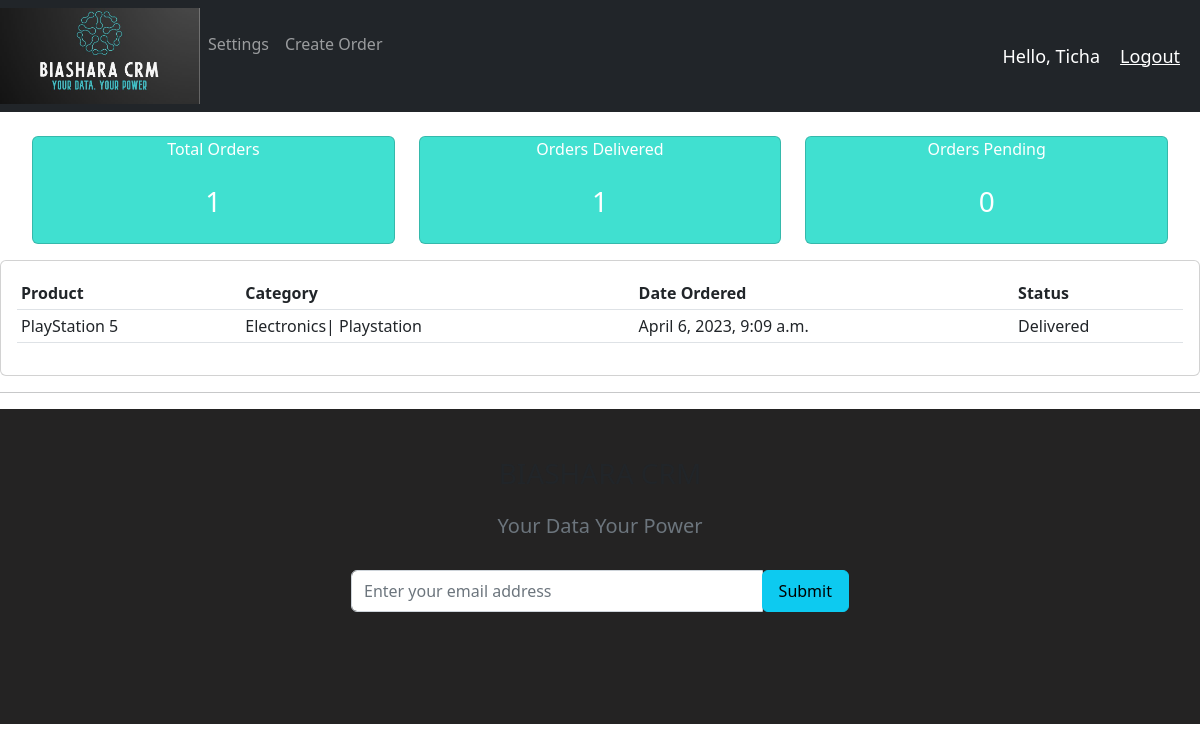
Screenshot of /user/ (signed in) with the database file from the repository.
### accounts/models.py (models this page shows)
class Order(models.Model):
    STATUS = (
        ('Pending', 'Pending'),
        ('Out for delivery', 'Out for delivery'),
        ('Delivered', 'Delivered')
    )
    customer = models.ForeignKey(Customer, null=True, on_delete= models.SET_DEFAULT, default=None)
    product = models.ForeignKey(Product, null=True, on_delete= models.SET_DEFAULT, default=None)
    date_created = models.DateTimeField(auto_now_add=True, null=True)
    status = models.CharField(max_length=200, null=True, choices=STATUS)
    def __str__(self):
        return self.product.name

class Product(models.Model):
    CATEGORY = (
        ('Indoor', 'Indoor'),
        ('Outdoor', 'OutDoor'),
         ('Electronics| Smartphone ', 'Electronics | Smartphone'),
         ('Electronics| Laptop', 'Electronics | Laptop'),
         ('Electronics| Tablet', 'Electronics | Tablet'),
         ('Electronics| TVs', 'Electronics | TVs'),
         ('Electronics| Playstation', 'Electronics |  Playstation'),
         ('Apparel | Mens clothing', 'Apparel | Mens clothing'),
         ('Apparel | Womens clothing', 'Apparel | Womens clothing'),
         ('Apparel | Children clothing', 'Apparel | Children clothing'),
         ('Apparel | Shoes', 'Apparel | Shoes'),
         ('Apparel | Accessories', 'Apparel | Accessories'),
    )
    name = models.CharField(max_length=200, null=True)
    price = models.FloatField(null=True)
    category = models.CharField(max_length=200, null=True, choices=CATEGORY)
    description = models.CharField(max_length=200, null=True, blank=True)
    date_created = models.DateTimeField(auto_now_add=True, null=True)
    tags = models.ManyToManyField(Tag)
    def __str__(self):
        return self.name or ''

### accounts/views.py (the view)
# urls.py: path('user/',views.userPage,name="user-page" ),
@login_required(login_url='login')
def userPage(request):
    orders = request.user.customer.order_set.all()
    total_orders = orders.count()
    delivered = orders.filter(status='Delivered').count()
    pending = orders.filter(status='Pending').count()
    print('ORDERS:', orders)
    context = {'orders':orders, 'total_orders':total_orders, 'delivered':delivered, 'pending':pending}
    return render(request, 'accounts/user.html', context)

### accounts/templates/accounts/user.html
{% extends 'accounts/main.html' %}
{% block content %}
{% include 'accounts/status.html' %}
<div class="row">
    <div class="col-md">
        <div class="card card-body">
            <table class="table table-sm">
                <tr>
                    <th>Product</th>
                    <th>Category</th>
                    <th>Date Ordered</th>
                    <th>Status</th>
                </tr>
                {% for orders in orders %}
                <tr>
                    <td> {{orders.product}} </td>
                    <td> {{orders.product.category}} </td>
                    <td> {{orders.date_created}} </td>
                    <td> {{orders.status}} </td>
                </tr>
                {% endfor %}
            </table>
        </div>
    </div>
</div>
{% endblock content %}

### accounts/templates/accounts/Navbar.html (shortened to what this page needs)
{% load static%}
<nav class="navbar navbar-expand-lg navbar-dark bg-dark">
<img src="{% static 'images/bcrm logo.jpg' %}" style="width: 200px;">
    <div class="collapse navbar-collapse" id="navbarNav">
        <ul class="navbar-nav">
            {% if request.user.is_staff %}
            <li class="nav-item active">
                <a class="nav-link" href="{% url 'home'%}">Dashboard</a>
            </li>
            <li class="nav-item">
                <a class="nav-link" href="{% url 'products'%}">Products</a>
            </li>
            {% else %}
            <li class="nav-item">
                <a  class="nav-link"  href="{% url 'account' %}">Settings</a>
            <li class="nav-item">
                <a class="nav-link" href="{% url 'create_order'  %}">Create Order</a>
<br>
            </li>
            {% endif %}
        </ul>
    </div>
    <span class="hello-msg">Hello, {{request.user}}</span>
    <span ><a class="hello-msg" href="{% url 'logout' %}">Logout</a></span>
</nav>

### accounts/templates/accounts/Navbar.html (style rules this page uses)
.hello-msg { font-size: 18px; color: #fff; margin-right: 20px; }

### rows the page displays
Order: product "PlayStation 5", product.category "Electronics| Playstation", date_created "April 6, 2023, 9:09 a.m.", status "Delivered"

### other values shown
{{ request.user }} "Ticha"
{{ total_orders }} "1"
{{ delivered }} "1"
{{ pending }} "0"
